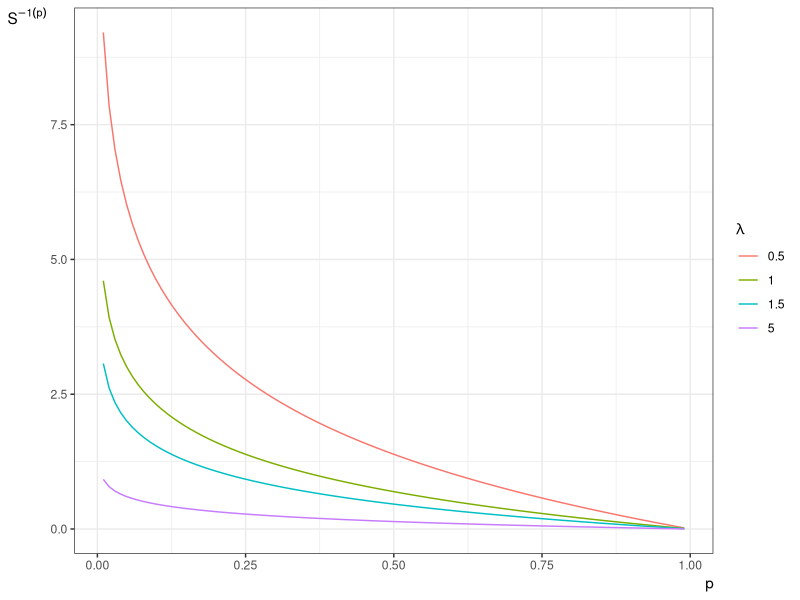
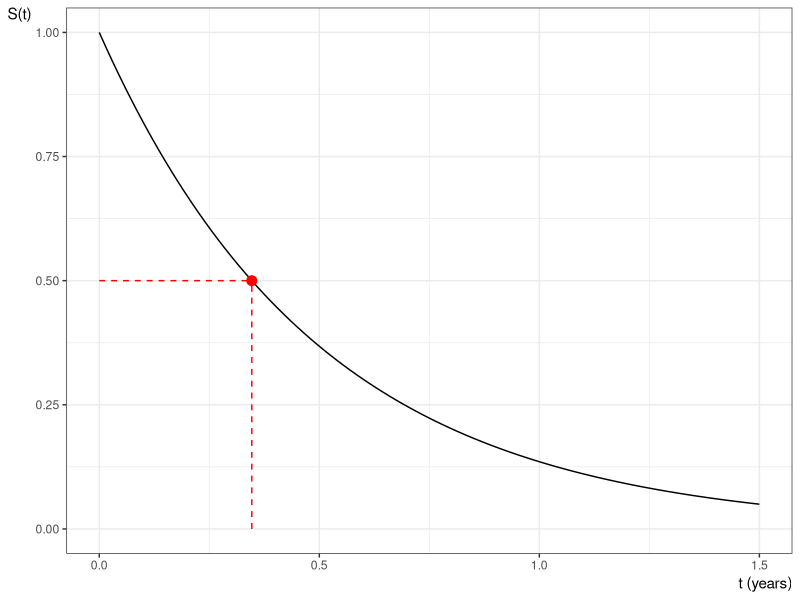
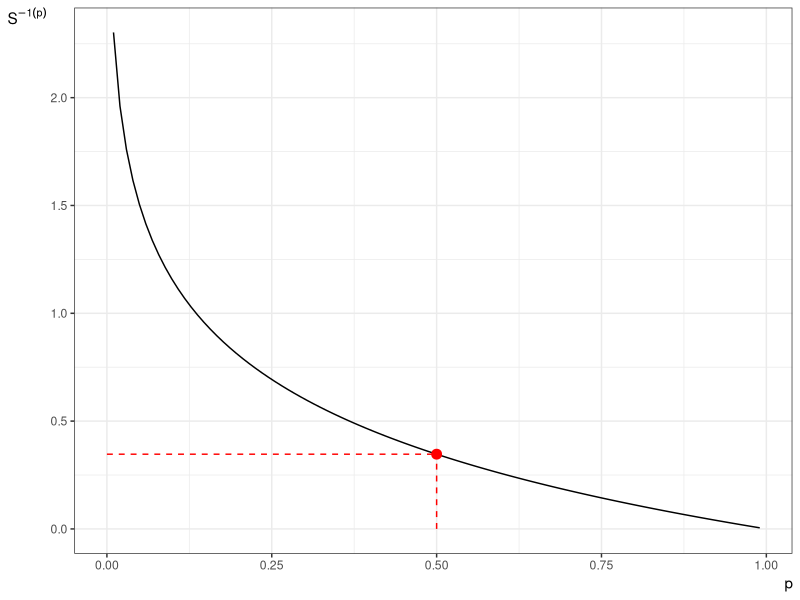

These figures' R source, in order:
## ---- chunk 1
#| code-fold: true
library(ggplot2)
ggplot() +
  geom_function(
    aes(col = "0.5"),
    fun = qexp,
    args = list(lower.tail = FALSE, rate = 0.5),
    xlim = c(0.01, 0.99)
  ) +
  geom_function(
    aes(col = "1"),
    fun = qexp,
    args = list(lower.tail = FALSE, rate = 1),
    xlim = c(0.01, 0.99)
  ) +
  geom_function(
    aes(col = "1.5"),
    fun = qexp,
    args = list(lower.tail = FALSE, rate = 1.5),
    xlim = c(0.01, 0.99)
  ) +
  geom_function(
    aes(col = "5"),
    fun = qexp,
    args = list(lower.tail = FALSE, rate = 5),
    xlim = c(0.01, 0.99)
  ) +
  theme_bw() +
  ylab(expression(S^{-1}(p))) +
  xlab("p") +
  guides(col = guide_legend(title = expr(lambda))) +
  theme(
    axis.title.x = element_text(angle = 0, vjust = 1, hjust = 1),
    axis.title.y = element_text(angle = 0, vjust = 1, hjust = 1)
  )
## ---- chunk 2
#| code-fold: show
qexp(p = 0.5, rate = 2)
## ---- chunk 3
#| label: fig-exp-survfn-with-median
#| fig-cap: "Survival function $S(t) = e^{-2t}$."
#| code-fold: true
library(ggplot2)
lambda_val <- 2
t_med <- log(2) / lambda_val

ggplot() +
  geom_function(
    fun = pexp,
    args = list(lower.tail = FALSE, rate = lambda_val),
    xlim = c(0, 1.5)
  ) +
  geom_segment(
    aes(x = 0, xend = t_med, y = 0.5, yend = 0.5),
    linetype = "dashed",
    color = "red"
  ) +
  geom_segment(
    aes(x = t_med, xend = t_med, y = 0, yend = 0.5),
    linetype = "dashed",
    color = "red"
  ) +
  geom_point(aes(x = t_med, y = 0.5), size = 3, color = "red") +
  theme_bw() +
  xlab("t (years)") +
  ylab("S(t)") +
  theme(
    axis.title.x = element_text(angle = 0, vjust = 1, hjust = 1),
    axis.title.y = element_text(angle = 0, vjust = 1, hjust = 1)
  )
## ---- chunk 4
#| label: fig-exp-isf-with-median
#| fig-cap: "Inverse survival function $S^{-1}(p) = -\\log(p)/2$."
#| code-fold: true
library(ggplot2)
lambda_val <- 2
t_med <- log(2) / lambda_val

ggplot() +
  geom_function(
    fun = qexp,
    args = list(lower.tail = FALSE, rate = lambda_val),
    xlim = c(0.01, 0.99)
  ) +
  geom_segment(
    aes(x = 0, xend = 0.5, y = t_med, yend = t_med),
    linetype = "dashed",
    color = "red"
  ) +
  geom_segment(
    aes(x = 0.5, xend = 0.5, y = 0, yend = t_med),
    linetype = "dashed",
    color = "red"
  ) +
  geom_point(aes(x = 0.5, y = t_med), size = 3, color = "red") +
  theme_bw() +
  xlab("p") +
  ylab(expression(S^{-1}(p))) +
  theme(
    axis.title.x = element_text(angle = 0, vjust = 1, hjust = 1),
    axis.title.y = element_text(angle = 0, vjust = 1, hjust = 1)
  )
